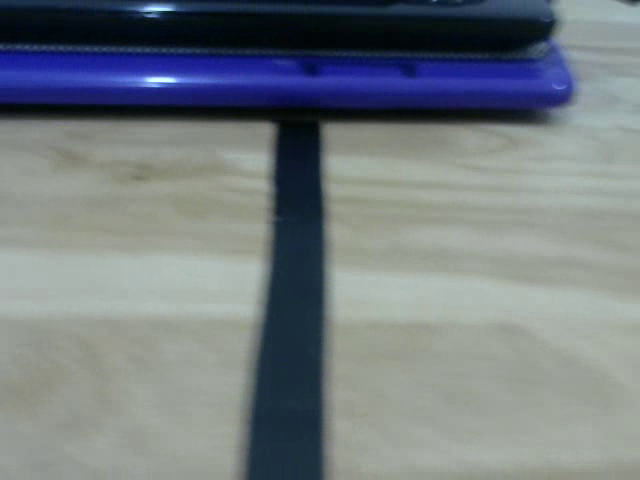
#> input picture dataset/video1_1079_90.png, 640 x 480 px, given in place of the camera
$ python labeling_captured_sample.py
#> lines starting #> are read from the running program, lines starting #| are printed output that depends on the picture; after the words box and inside, x2 and y2 are one past the last pixel; in counts of white or black regions, pixels touching at a corner belong together
#> further down, frame is the input picture: shape (480, 640, 3); mean B, G, R 128.6, 124, 116.1
"""
Create dataset of line image.
Format of output image name: <video-name>_<frame-index>_<line-angle>
	video-name: name of video to be captured
	frame-index: Index of frame in the video
	line-angle: angle (deg) of line in the image
Usage:
	Run 'python3 labeling_captured_sample.py --help' to see all argument in detail
	Example: 'python3 labeling_captured_sample.py -vid video1.avi -per 0.1 -pth dataset/ -type png'
"""

import argparse
import numpy as np
import math
from cv2 import cv2
import os
import sys
import time

ap = argparse.ArgumentParser()
ap.add_argument("-vid", "--videofile", type=str, help="video will be captured")
ap.add_argument("-pth", "--folderpath", type=str, default="dataset/", help="folder to store samples (default = dataset/")
ap.add_argument("-per", "--period", type=float, default=1/24, help="time interval of capturing sample in second (default = 1/24)")
ap.add_argument("-type", "--imgtype", type=str, default="png", help="type of image to be saved (default = png)")
args = vars(ap.parse_args())

cap = cv2.VideoCapture(args["videofile"])
if (cap.isOpened() == False):
    print("Could not open the Video")

# Print status
print("** Capturing & Labling samples **")
print("   Folder containing sample data: {0}/{1}".format(os.getcwd(), args["folderpath"]))
print("   Press key 'q' to stop")

frameRate = cap.get(cv2.CAP_PROP_FPS) # frame per second
frameCount = cap.get(cv2.CAP_PROP_FRAME_COUNT) # total frame of video
frameIndex = 0

def calc_steer_angle(image):
	h, w = image.shape[0], image.shape[1]
#> h = 480; w = 640
	roi = image[round(h/2):h, 0:w]
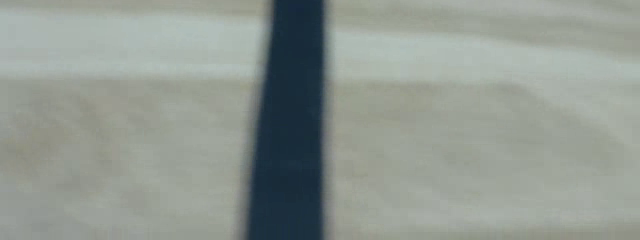
#> roi: shape (240, 640, 3); mean B, G, R 145.4, 152.2, 144.6

	gray_roi = cv2.cvtColor(roi, cv2.COLOR_BGR2GRAY)
	edges_roi = cv2.Canny(gray_roi, 50, 75, apertureSize=3)
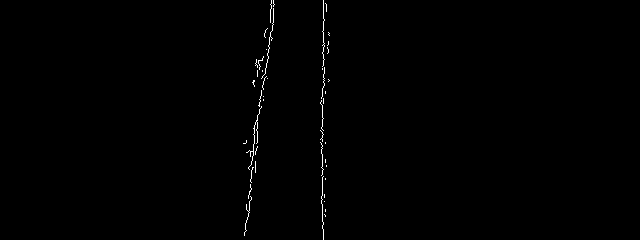
#> edges_roi: shape (240, 640); 0.46% white in thin lines or dots, all inside (x1, y1, x2, y2) = (243, 0, 330, 240)

	lines = cv2.HoughLinesP(edges_roi, 1, np.pi/180, 100, minLineLength=80, maxLineGap=40)
#> lines = [[322, 228, 322, 31]]
	if lines is None:
		return None

	angles = []
	for line in lines:
		x1,y1,x2,y2 = line[0]
		if (y1 - y2) == 0:
			theta = 90
		else:
			theta = math.atan((x2 - x1)/(y1 - y2))
			theta = 90 - np.rad2deg(theta) # counter-clockwise is positive
		angles.append(theta)
#> this loop made 1 pass
#> (x1, y1, x2, y2, theta) on pass 1: (322, 228, 322, 31, 90)
#> after the loop, angles = [90]
		# cv2.line(roi, (x1,y1), (x2,y2), (0,255,0), 2) # comment this line while saving samples
	theta_avg = round(np.mean(angles))
#> theta_avg = 90
	return theta_avg

while True:
	ret, frame = cap.read()
	if not ret:
		break

	# Labeling the frame (format: <video-name>_<frame-index>_<line-angle>)
	angle = calc_steer_angle(frame)
#> angle = 90
	# print(angle)
	if angle is not None:
		folder_path = args["folderpath"]
#> (the run stopped early here; a loop or call above may not have finished)

$ run again, on dataset/video1_1087_75.png
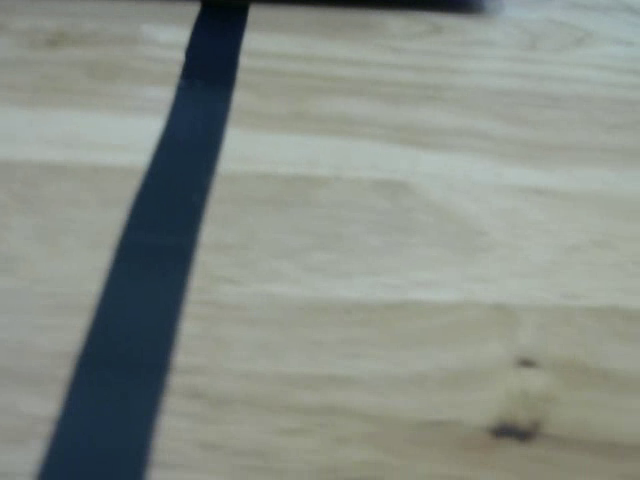
#> input picture dataset/video1_1087_75.png, 640 x 480 px, given in place of the camera
#> frame is the input picture: shape (480, 640, 3); mean B, G, R 135.2, 142.5, 136.2
#> in calc_steer_angle, `roi = image[round(h/2):h, 0:w]`:
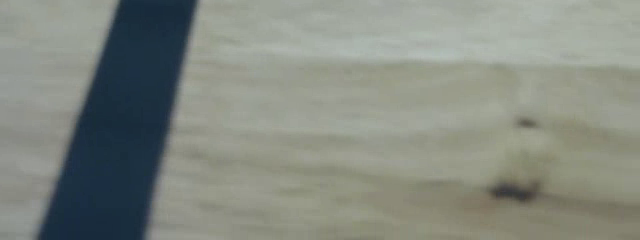
#> roi: shape (240, 640, 3); mean B, G, R 128.7, 137.4, 132.2
#> in calc_steer_angle, `edges_roi = cv2.Canny(gray_roi, 50, 75, apertureSize=3)`:
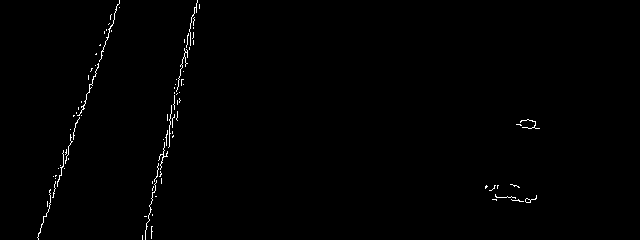
#> edges_roi: shape (240, 640); 0.68% white in thin lines or dots, all inside (x1, y1, x2, y2) = (37, 0, 540, 240)
#> lines = [[38, 236, 119, 0], [145, 237, 194, 7]]
#> the loop in calc_steer_angle, `for line in lines:` made 2 passes
#> (x1, y1, x2, y2, theta) on passes 1 to 2: (38, 236, 119, 0, 71.06), (145, 237, 194, 7, 77.97)
#> after the loop in calc_steer_angle, `for line in lines:`: angles = [71.06, 77.97]
#> theta_avg = 75

$ run again, on dataset/video1_1112_70.png
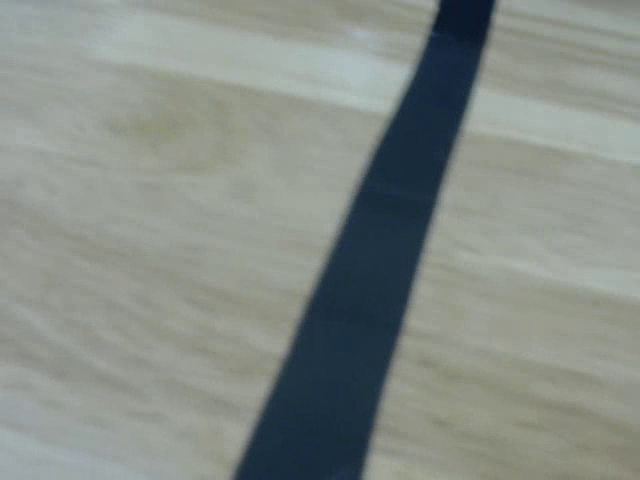
#> input picture dataset/video1_1112_70.png, 640 x 480 px, given in place of the camera
#> frame is the input picture: shape (480, 640, 3); mean B, G, R 134.8, 140.7, 133.9
#> in calc_steer_angle, `roi = image[round(h/2):h, 0:w]`:
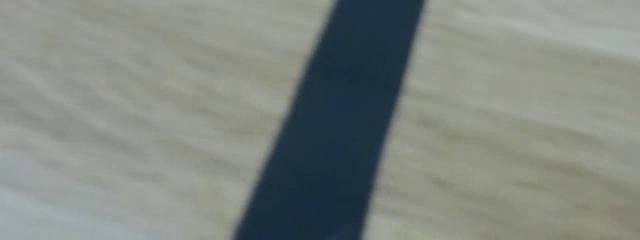
#> roi: shape (240, 640, 3); mean B, G, R 128.6, 134.7, 128.6
#> in calc_steer_angle, `edges_roi = cv2.Canny(gray_roi, 50, 75, apertureSize=3)`:
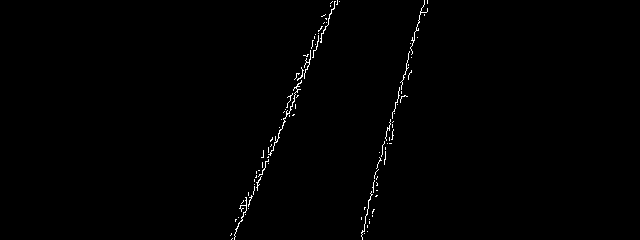
#> edges_roi: shape (240, 640); 0.66% white in thin lines or dots, all inside (x1, y1, x2, y2) = (230, 0, 428, 240)
#> lines = [[234, 239, 335, 1], [234, 238, 334, 1], [361, 235, 424, 0]]
#> the loop in calc_steer_angle, `for line in lines:` made 3 passes
#> (x1, y1, x2, y2, theta) on passes 1 to 3: (234, 239, 335, 1, 67.01), (234, 238, 334, 1, 67.12), (361, 235, 424, 0, 74.99)
#> after the loop in calc_steer_angle, `for line in lines:`: angles = [67.01, 67.12, 74.99]
#> theta_avg = 70

$ run again, on dataset/video1_1170_124.png
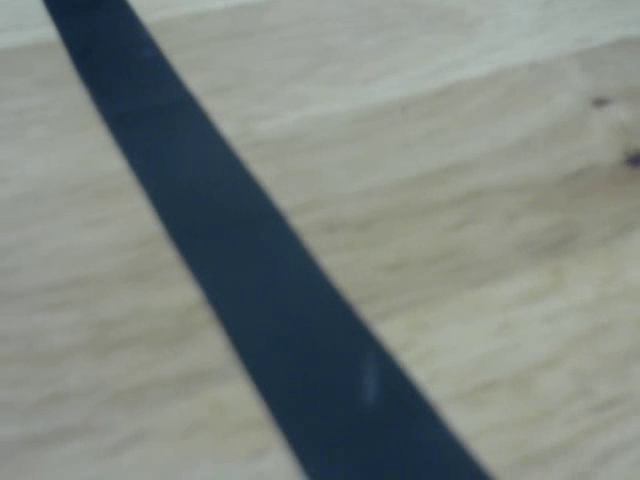
#> input picture dataset/video1_1170_124.png, 640 x 480 px, given in place of the camera
#> frame is the input picture: shape (480, 640, 3); mean B, G, R 128.5, 133.5, 126.4
#> in calc_steer_angle, `gray_roi = cv2.cvtColor(roi, cv2.COLOR_BGR2GRAY)`:
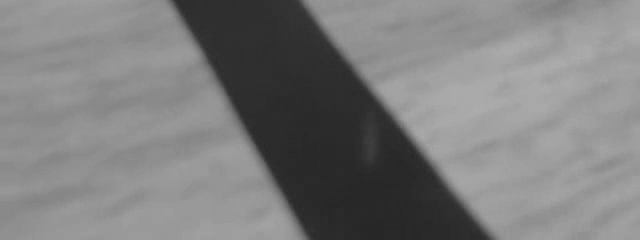
#> gray_roi: shape (240, 640); min 38, max 172, mean 124.8
#> in calc_steer_angle, `edges_roi = cv2.Canny(gray_roi, 50, 75, apertureSize=3)`:
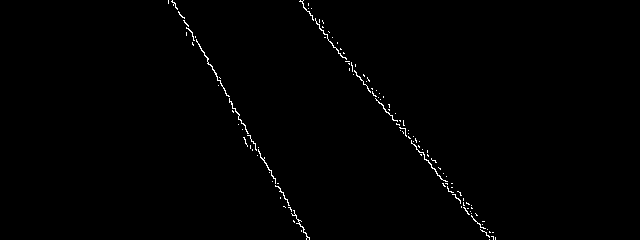
#> edges_roi: shape (240, 640); 0.68% white in thin lines or dots, all inside (x1, y1, x2, y2) = (168, 0, 496, 240)
#> lines = [[303, 7, 489, 237], [319, 28, 486, 235], [195, 36, 306, 236], [183, 17, 306, 239]]
#> the loop in calc_steer_angle, `for line in lines:` made 4 passes
#> (x1, y1, x2, y2, theta) on passes 1 to 4: (303, 7, 489, 237, 129), (319, 28, 486, 235, 128.9), (195, 36, 306, 236, 119), (183, 17, 306, 239, 119)
#> after the loop in calc_steer_angle, `for line in lines:`: angles = [129, 128.9, 119, 119]
#> theta_avg = 124
